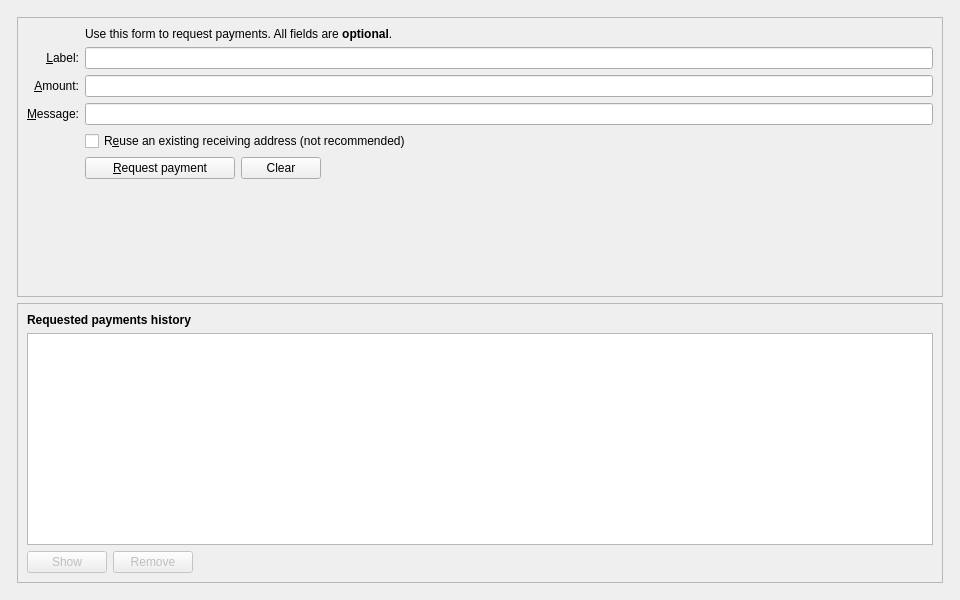
<?xml version="1.0" encoding="UTF-8"?>
<ui version="4.0">
 <class>ReceiveCoinsDialog</class>
 <widget class="QWidget" name="ReceiveCoinsDialog">
  <property name="geometry">
   <rect>
    <x>0</x>
    <y>0</y>
    <width>960</width>
    <height>600</height>
   </rect>
  </property>
  <layout class="QVBoxLayout" name="verticalLayout" stretch="0">
   <item>
    <layout class="QVBoxLayout" name="verticalLayout_Master" stretch="0,1">
     <property name="spacing">
      <number>0</number>
     </property>
     <item>
      <widget class="QFrame" name="frame_Header">
       <layout class="QVBoxLayout" name="verticalLayout_8">
        <property name="leftMargin">
         <number>0</number>
        </property>
        <property name="topMargin">
         <number>0</number>
        </property>
        <property name="rightMargin">
         <number>0</number>
        </property>
        <property name="bottomMargin">
         <number>0</number>
        </property>
       </layout>
      </widget>
     </item>
     <item>
      <widget class="QFrame" name="frame_BG">
       <layout class="QVBoxLayout" name="verticalLayout_5">
        <property name="leftMargin">
         <number>6</number>
        </property>
        <property name="topMargin">
         <number>6</number>
        </property>
        <property name="rightMargin">
         <number>6</number>
        </property>
        <property name="bottomMargin">
         <number>6</number>
        </property>
        <item>
         <widget class="QFrame" name="frame2">
          <property name="sizePolicy">
           <sizepolicy hsizetype="Preferred" vsizetype="Expanding">
            <horstretch>0</horstretch>
            <verstretch>0</verstretch>
           </sizepolicy>
          </property>
          <property name="frameShape">
           <enum>QFrame::StyledPanel</enum>
          </property>
          <property name="frameShadow">
           <enum>QFrame::Sunken</enum>
          </property>
          <layout class="QVBoxLayout" name="verticalLayout_3">
           <item>
            <layout class="QGridLayout" name="gridLayout">
             <item row="7" column="2">
              <widget class="QCheckBox" name="reuseAddress">
               <property name="toolTip">
                <string>Reuse one of the previously used receiving addresses.&lt;br&gt;Reusing addresses has security and privacy issues.&lt;br&gt;Do not use this unless re-generating a payment request made before.</string>
               </property>
               <property name="text">
                <string>R&amp;euse an existing receiving address (not recommended)</string>
               </property>
              </widget>
             </item>
             <item row="7" column="0">
              <widget class="QLabel" name="label_4">
               <property name="text">
                <string/>
               </property>
              </widget>
             </item>
             <item row="6" column="0">
              <widget class="QLabel" name="label_3">
               <property name="toolTip">
                <string>An optional message to attach to the payment request, which will be displayed when the request is opened. Note: The message will not be sent with the payment over the Bitcoin Green network.</string>
               </property>
               <property name="text">
                <string>&amp;Message:</string>
               </property>
               <property name="alignment">
                <set>Qt::AlignRight|Qt::AlignTrailing|Qt::AlignVCenter</set>
               </property>
               <property name="buddy">
                <cstring>reqMessage</cstring>
               </property>
              </widget>
             </item>
             <item row="4" column="2">
              <widget class="QLineEdit" name="reqLabel">
               <property name="toolTip">
                <string>An optional label to associate with the new receiving address.</string>
               </property>
              </widget>
             </item>
             <item row="6" column="2">
              <widget class="QLineEdit" name="reqMessage">
               <property name="toolTip">
                <string>An optional message to attach to the payment request, which will be displayed when the request is opened.&lt;br&gt;Note: The message will not be sent with the payment over the Bitcoin Green network.</string>
               </property>
              </widget>
             </item>
             <item row="2" column="2">
              <widget class="QLabel" name="label_5">
               <property name="text">
                <string>Use this form to request payments. All fields are &lt;b&gt;optional&lt;/b&gt;.</string>
               </property>
              </widget>
             </item>
             <item row="4" column="0">
              <widget class="QLabel" name="label_2">
               <property name="toolTip">
                <string>An optional label to associate with the new receiving address.</string>
               </property>
               <property name="text">
                <string>&amp;Label:</string>
               </property>
               <property name="alignment">
                <set>Qt::AlignRight|Qt::AlignTrailing|Qt::AlignVCenter</set>
               </property>
               <property name="buddy">
                <cstring>reqLabel</cstring>
               </property>
              </widget>
             </item>
             <item row="5" column="0">
              <widget class="QLabel" name="label">
               <property name="toolTip">
                <string>An optional amount to request. Leave this empty or zero to not request a specific amount.</string>
               </property>
               <property name="text">
                <string>&amp;Amount:</string>
               </property>
               <property name="alignment">
                <set>Qt::AlignRight|Qt::AlignTrailing|Qt::AlignVCenter</set>
               </property>
               <property name="buddy">
                <cstring>reqAmount</cstring>
               </property>
              </widget>
             </item>
             <item row="5" column="2">
              <widget class="BitcoinAmountField" name="reqAmount">
               <property name="minimumSize">
                <size>
                 <width>80</width>
                 <height>0</height>
                </size>
               </property>
               <property name="toolTip">
                <string>An optional amount to request. Leave this empty or zero to not request a specific amount.</string>
               </property>
              </widget>
             </item>
             <item row="8" column="0">
              <widget class="QLabel" name="label_7">
               <property name="text">
                <string/>
               </property>
              </widget>
             </item>
             <item row="8" column="2">
              <layout class="QHBoxLayout" name="horizontalLayout">
               <item>
                <widget class="QPushButton" name="receiveButton">
                 <property name="minimumSize">
                  <size>
                   <width>150</width>
                   <height>0</height>
                  </size>
                 </property>
                 <property name="text">
                  <string>&amp;Request payment</string>
                 </property>
                 <property name="icon">
                  <iconset resource="../authoracoin.qrc">
                   <normaloff>:/icons/receiving_addresses</normaloff>:/icons/receiving_addresses</iconset>
                 </property>
                </widget>
               </item>
               <item>
                <widget class="QPushButton" name="clearButton">
                 <property name="sizePolicy">
                  <sizepolicy hsizetype="Minimum" vsizetype="Fixed">
                   <horstretch>0</horstretch>
                   <verstretch>0</verstretch>
                  </sizepolicy>
                 </property>
                 <property name="toolTip">
                  <string>Clear all fields of the form.</string>
                 </property>
                 <property name="text">
                  <string>Clear</string>
                 </property>
                 <property name="icon">
                  <iconset resource="../authoracoin.qrc">
                   <normaloff>:/icons/remove</normaloff>:/icons/remove</iconset>
                 </property>
                 <property name="autoDefault">
                  <bool>false</bool>
                 </property>
                </widget>
               </item>
               <item>
                <spacer name="horizontalSpacer">
                 <property name="orientation">
                  <enum>Qt::Horizontal</enum>
                 </property>
                 <property name="sizeHint" stdset="0">
                  <size>
                   <width>40</width>
                   <height>20</height>
                  </size>
                 </property>
                </spacer>
               </item>
              </layout>
             </item>
             <item row="9" column="2">
              <spacer name="verticalSpacer">
               <property name="orientation">
                <enum>Qt::Vertical</enum>
               </property>
               <property name="sizeHint" stdset="0">
                <size>
                 <width>20</width>
                 <height>40</height>
                </size>
               </property>
              </spacer>
             </item>
            </layout>
           </item>
          </layout>
         </widget>
        </item>
        <item>
         <widget class="QFrame" name="frame">
          <property name="sizePolicy">
           <sizepolicy hsizetype="Preferred" vsizetype="Expanding">
            <horstretch>0</horstretch>
            <verstretch>0</verstretch>
           </sizepolicy>
          </property>
          <property name="frameShape">
           <enum>QFrame::StyledPanel</enum>
          </property>
          <property name="frameShadow">
           <enum>QFrame::Raised</enum>
          </property>
          <layout class="QVBoxLayout" name="verticalLayout_2">
           <item>
            <widget class="QLabel" name="label_6">
             <property name="font">
              <font>
               <weight>75</weight>
               <bold>true</bold>
              </font>
             </property>
             <property name="text">
              <string>Requested payments history</string>
             </property>
            </widget>
           </item>
           <item>
            <widget class="QTableView" name="recentRequestsView">
             <property name="palette">
              <palette>
               <active>
                <colorrole role="Text">
                 <brush brushstyle="SolidPattern">
                  <color alpha="255">
                   <red>51</red>
                   <green>51</green>
                   <blue>51</blue>
                  </color>
                 </brush>
                </colorrole>
               </active>
               <inactive>
                <colorrole role="Text">
                 <brush brushstyle="SolidPattern">
                  <color alpha="255">
                   <red>51</red>
                   <green>51</green>
                   <blue>51</blue>
                  </color>
                 </brush>
                </colorrole>
               </inactive>
               <disabled>
                <colorrole role="Text">
                 <brush brushstyle="SolidPattern">
                  <color alpha="255">
                   <red>85</red>
                   <green>85</green>
                   <blue>85</blue>
                  </color>
                 </brush>
                </colorrole>
               </disabled>
              </palette>
             </property>
             <property name="contextMenuPolicy">
              <enum>Qt::CustomContextMenu</enum>
             </property>
             <property name="tabKeyNavigation">
              <bool>false</bool>
             </property>
             <property name="sortingEnabled">
              <bool>true</bool>
             </property>
            </widget>
           </item>
           <item>
            <layout class="QHBoxLayout" name="horizontalLayout_2">
             <item>
              <widget class="QPushButton" name="showRequestButton">
               <property name="enabled">
                <bool>false</bool>
               </property>
               <property name="toolTip">
                <string>Show the selected request (does the same as double clicking an entry)</string>
               </property>
               <property name="text">
                <string>Show</string>
               </property>
               <property name="icon">
                <iconset resource="../authoracoin.qrc">
                 <normaloff>:/icons/edit</normaloff>:/icons/edit</iconset>
               </property>
               <property name="autoDefault">
                <bool>false</bool>
               </property>
              </widget>
             </item>
             <item>
              <widget class="QPushButton" name="removeRequestButton">
               <property name="enabled">
                <bool>false</bool>
               </property>
               <property name="toolTip">
                <string>Remove the selected entries from the list</string>
               </property>
               <property name="text">
                <string>Remove</string>
               </property>
               <property name="icon">
                <iconset resource="../authoracoin.qrc">
                 <normaloff>:/icons/remove</normaloff>:/icons/remove</iconset>
               </property>
               <property name="autoDefault">
                <bool>false</bool>
               </property>
              </widget>
             </item>
             <item>
              <spacer name="horizontalSpacer_2">
               <property name="orientation">
                <enum>Qt::Horizontal</enum>
               </property>
               <property name="sizeHint" stdset="0">
                <size>
                 <width>40</width>
                 <height>20</height>
                </size>
               </property>
              </spacer>
             </item>
            </layout>
           </item>
          </layout>
         </widget>
        </item>
       </layout>
      </widget>
     </item>
    </layout>
   </item>
  </layout>
 </widget>
 <customwidgets>
  <customwidget>
   <class>BitcoinAmountField</class>
   <extends>QLineEdit</extends>
   <header>bitcoinamountfield.h</header>
   <container>1</container>
  </customwidget>
 </customwidgets>
 <tabstops>
  <tabstop>reqLabel</tabstop>
  <tabstop>reqAmount</tabstop>
  <tabstop>reqMessage</tabstop>
  <tabstop>reuseAddress</tabstop>
  <tabstop>receiveButton</tabstop>
  <tabstop>clearButton</tabstop>
  <tabstop>recentRequestsView</tabstop>
  <tabstop>showRequestButton</tabstop>
  <tabstop>removeRequestButton</tabstop>
 </tabstops>
 <resources>
  <include location="../authoracoin.qrc"/>
 </resources>
 <connections/>
</ui>
